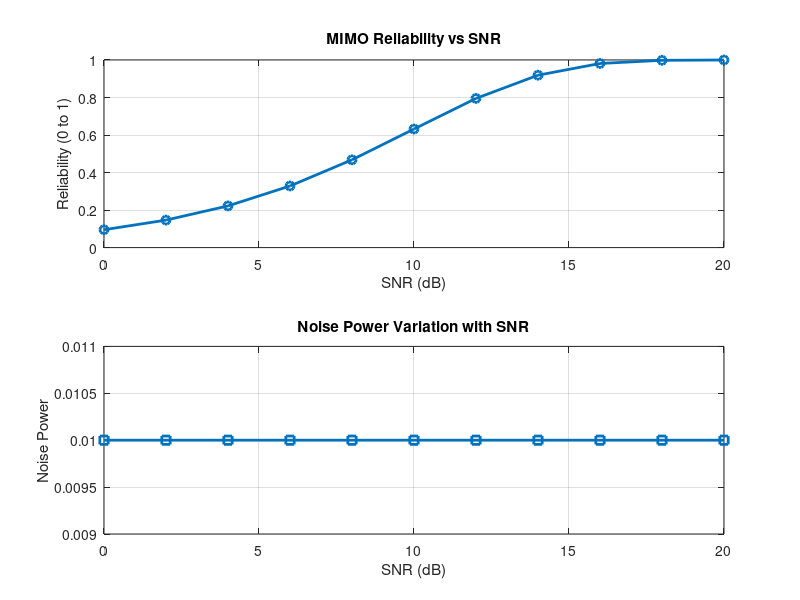

Write MATLAB code to recreate this figure.
clc; clear; close all;
% SNR range (dB)
SNR_dB = 0:2:20;
SNR = 10.^(SNR_dB/10);
% MIMO parameters
Nt = 2; Nr = 2;
% Simulated reliability metric (inverse BER model)
Reliability = zeros(1,length(SNR));
for i = 1:length(SNR)
    % simple channel model effect
    H = (randn(Nr,Nt) + 1j*randn(Nr,Nt))/sqrt(2);
    noise_power = 1/SNR(i);
    % reliability increases with SNR
    Reliability(i) = 1 - exp(-SNR(i)/10);
end

figure
% -------- Graph 1: SNR vs Reliability --------
subplot(2,1,1)
plot(SNR_dB, Reliability, '-o', 'LineWidth', 2)
title('MIMO Reliability vs SNR')
xlabel('SNR (dB)')
ylabel('Reliability (0 to 1)')
grid on
% -------- Graph 2: SNR vs Noise Effect --------
subplot(2,1,2)
plot(SNR_dB, noise_power*ones(size(SNR_dB)), '-s', 'LineWidth', 2)
title('Noise Power Variation with SNR')
xlabel('SNR (dB)')
ylabel('Noise Power')
grid on
